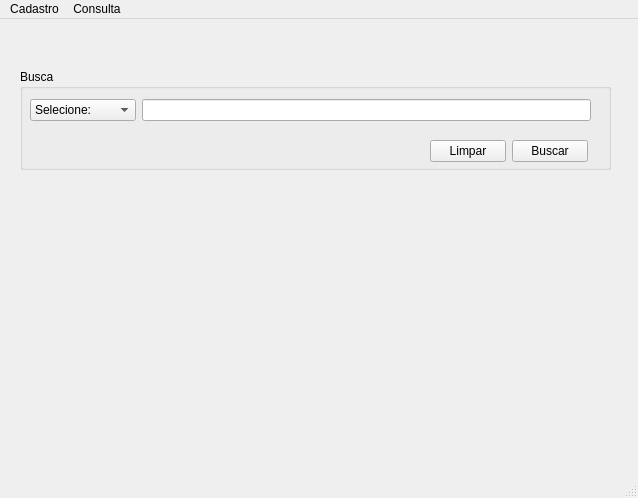
<?xml version="1.0" encoding="UTF-8"?>
<ui version="4.0">
 <class>formbusca</class>
 <widget class="QMainWindow" name="formbusca">
  <property name="geometry">
   <rect>
    <x>0</x>
    <y>0</y>
    <width>638</width>
    <height>498</height>
   </rect>
  </property>
  <property name="windowTitle">
   <string>MainWindow</string>
  </property>
  <widget class="QWidget" name="centralwidget">
   <widget class="QGroupBox" name="groupBox">
    <property name="geometry">
     <rect>
      <x>20</x>
      <y>50</y>
      <width>591</width>
      <height>101</height>
     </rect>
    </property>
    <property name="title">
     <string>Busca</string>
    </property>
    <widget class="QWidget" name="layoutWidget">
     <property name="geometry">
      <rect>
       <x>10</x>
       <y>30</y>
       <width>561</width>
       <height>22</height>
      </rect>
     </property>
     <layout class="QHBoxLayout" name="horizontalLayout">
      <item>
       <widget class="QComboBox" name="cbopBusca">
        <item>
         <property name="text">
          <string>Selecione:</string>
         </property>
        </item>
        <item>
         <property name="text">
          <string>Por Professor</string>
         </property>
        </item>
        <item>
         <property name="text">
          <string>Por Turma</string>
         </property>
        </item>
        <item>
         <property name="text">
          <string>Por Disciplina</string>
         </property>
        </item>
       </widget>
      </item>
      <item>
       <widget class="QLineEdit" name="textBusca"/>
      </item>
     </layout>
    </widget>
    <widget class="QWidget" name="layoutWidget_2">
     <property name="geometry">
      <rect>
       <x>410</x>
       <y>70</y>
       <width>158</width>
       <height>25</height>
      </rect>
     </property>
     <layout class="QHBoxLayout" name="horizontalLayout_2">
      <item>
       <widget class="QPushButton" name="btLimpar">
        <property name="text">
         <string>Limpar</string>
        </property>
       </widget>
      </item>
      <item>
       <widget class="QPushButton" name="btBuscar">
        <property name="text">
         <string>Buscar</string>
        </property>
       </widget>
      </item>
     </layout>
    </widget>
   </widget>
  </widget>
  <widget class="QMenuBar" name="menubar">
   <property name="geometry">
    <rect>
     <x>0</x>
     <y>0</y>
     <width>638</width>
     <height>20</height>
    </rect>
   </property>
   <widget class="QMenu" name="menuCadastro">
    <property name="title">
     <string>Cadastro</string>
    </property>
    <addaction name="actionCadastro_de_Professor"/>
    <addaction name="actionCadastro_de_Disciplina"/>
    <addaction name="actionCadastro_de_Turma"/>
    <addaction name="actionCadastro_de_Hor_rio"/>
    <addaction name="actionCadastro_de_Curso"/>
   </widget>
   <widget class="QMenu" name="menuConsulta">
    <property name="title">
     <string>Consulta</string>
    </property>
    <addaction name="actionLista_de_Professores"/>
    <addaction name="actionLista_de_Disciplinas"/>
    <addaction name="actionLista_de_Turmas"/>
   </widget>
   <addaction name="menuCadastro"/>
   <addaction name="menuConsulta"/>
  </widget>
  <widget class="QStatusBar" name="statusbar"/>
  <action name="actionCadastro_de_Disciplina">
   <property name="text">
    <string>Cadastro de Disciplina</string>
   </property>
  </action>
  <action name="actionCadastro_de_Turma">
   <property name="text">
    <string>Cadastro de Turma</string>
   </property>
  </action>
  <action name="actionCadastro_de_Hor_rio">
   <property name="text">
    <string>Cadastro de Horário</string>
   </property>
  </action>
  <action name="actionLista_de_Professores">
   <property name="text">
    <string>Lista de Professores</string>
   </property>
  </action>
  <action name="actionLista_de_Disciplinas">
   <property name="text">
    <string>Lista de Disciplinas</string>
   </property>
  </action>
  <action name="actionLista_de_Turmas">
   <property name="text">
    <string>Lista de Turmas</string>
   </property>
  </action>
  <action name="actionCadastro_de_Professor">
   <property name="text">
    <string>Cadastro de Professor</string>
   </property>
  </action>
  <action name="actionCadastro_de_Curso">
   <property name="text">
    <string>Cadastro de Curso</string>
   </property>
  </action>
 </widget>
 <resources/>
 <connections/>
</ui>
